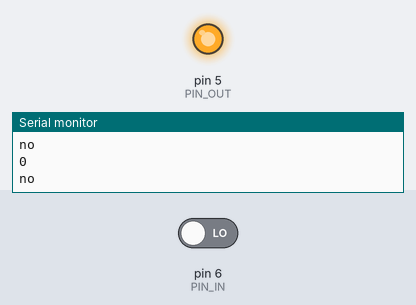
A sketch run on a simulated Arduino Uno, built with avr-gcc and run on an emulated ATmega328P. Parts: output pins drawn as LEDs (lit = HIGH), the last lines printed to the serial monitor. The test bench sets the inputs (shaded band); at power-on: pin 6 (PIN_IN) LOW.

Above: at 3.3 s.
3.4 s: pin 6 (PIN_IN) driven HIGH
At 5.15 s:
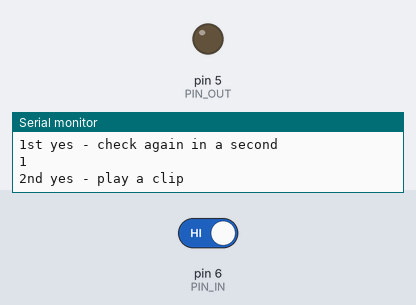
Timing chart, 0 to 6.7 s (numbered marks = the images above; inputs shaded):
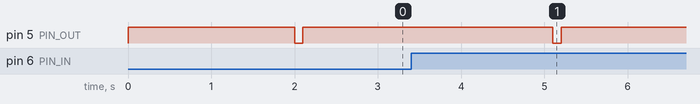

The sketch:

trashtalk.ino
```cpp
/**
 * trashtalk - Interactive Rubbish Bin
 *
 * A South East Makerspace project developed for the Waterford Imagine Festival 2016
 * Github: https://github.com/semkr/digistreets
 * Wiki: https://wiki.southeastmakerspace.org/projects/digistreets/talking_rubbish/start
 * Version: 0.1.0
 */

#define PIN_IN  6
#define PIN_OUT 5

void play() {
  digitalWrite(PIN_OUT, LOW);
  delay(100);
  digitalWrite(PIN_OUT, HIGH);
}

void setup(){
  Serial.begin(9600);

  pinMode(PIN_IN,  INPUT );
  pinMode(PIN_OUT, OUTPUT);

  digitalWrite(PIN_OUT, HIGH);

  delay(2000);      //allow things to stabilize, in case the mp3 module needs time and whatnut
  play();           //trigger the mp3 once on startup just to test everything
}

void loop(){
  int val = digitalRead(PIN_IN);
  Serial.println(val);

  if(val == HIGH){
    Serial.println("1st yes - check again in a second");

    delay(1000);
    val = digitalRead(PIN_IN);
    Serial.println(val);

    if(val == HIGH){
      Serial.println("2nd yes - play a clip");
      play();
    }

    delay(10000);
  }
  else {
    Serial.println("no");
  }
  delay(1000);
}
```

Measured:
- after the input at 3.4 s, pin 5 (PIN_OUT): HIGH → LOW after 1.7 s, → HIGH 0.10 s later
